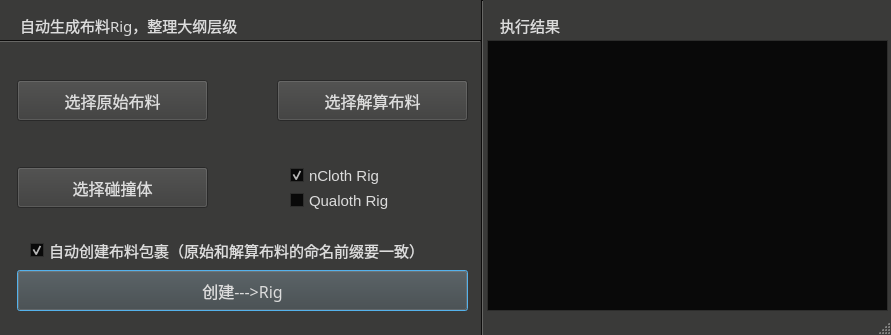
<?xml version="1.0" encoding="UTF-8"?>
<ui version="4.0">
 <class>clothRig_dlg</class>
 <widget class="QDialog" name="clothRig_dlg">
  <property name="windowModality">
   <enum>Qt::WindowModal</enum>
  </property>
  <property name="geometry">
   <rect>
    <x>0</x>
    <y>0</y>
    <width>891</width>
    <height>335</height>
   </rect>
  </property>
  <property name="minimumSize">
   <size>
    <width>891</width>
    <height>335</height>
   </size>
  </property>
  <property name="maximumSize">
   <size>
    <width>891</width>
    <height>335</height>
   </size>
  </property>
  <property name="palette">
   <palette>
    <active>
     <colorrole role="WindowText">
      <brush brushstyle="SolidPattern">
       <color alpha="255">
        <red>220</red>
        <green>220</green>
        <blue>220</blue>
       </color>
      </brush>
     </colorrole>
     <colorrole role="Button">
      <brush brushstyle="SolidPattern">
       <color alpha="255">
        <red>58</red>
        <green>58</green>
        <blue>57</blue>
       </color>
      </brush>
     </colorrole>
     <colorrole role="Light">
      <brush brushstyle="SolidPattern">
       <color alpha="255">
        <red>103</red>
        <green>103</green>
        <blue>101</blue>
       </color>
      </brush>
     </colorrole>
     <colorrole role="Midlight">
      <brush brushstyle="SolidPattern">
       <color alpha="255">
        <red>44</red>
        <green>43</green>
        <blue>42</blue>
       </color>
      </brush>
     </colorrole>
     <colorrole role="Dark">
      <brush brushstyle="SolidPattern">
       <color alpha="255">
        <red>13</red>
        <green>12</green>
        <blue>12</blue>
       </color>
      </brush>
     </colorrole>
     <colorrole role="Mid">
      <brush brushstyle="SolidPattern">
       <color alpha="255">
        <red>36</red>
        <green>35</green>
        <blue>35</blue>
       </color>
      </brush>
     </colorrole>
     <colorrole role="Text">
      <brush brushstyle="SolidPattern">
       <color alpha="255">
        <red>220</red>
        <green>220</green>
        <blue>220</blue>
       </color>
      </brush>
     </colorrole>
     <colorrole role="BrightText">
      <brush brushstyle="SolidPattern">
       <color alpha="255">
        <red>240</red>
        <green>240</green>
        <blue>240</blue>
       </color>
      </brush>
     </colorrole>
     <colorrole role="ButtonText">
      <brush brushstyle="SolidPattern">
       <color alpha="255">
        <red>220</red>
        <green>220</green>
        <blue>220</blue>
       </color>
      </brush>
     </colorrole>
     <colorrole role="Base">
      <brush brushstyle="SolidPattern">
       <color alpha="255">
        <red>9</red>
        <green>9</green>
        <blue>9</blue>
       </color>
      </brush>
     </colorrole>
     <colorrole role="Window">
      <brush brushstyle="SolidPattern">
       <color alpha="255">
        <red>58</red>
        <green>58</green>
        <blue>57</blue>
       </color>
      </brush>
     </colorrole>
     <colorrole role="Shadow">
      <brush brushstyle="SolidPattern">
       <color alpha="255">
        <red>33</red>
        <green>33</green>
        <blue>30</blue>
       </color>
      </brush>
     </colorrole>
     <colorrole role="Highlight">
      <brush brushstyle="SolidPattern">
       <color alpha="255">
        <red>50</red>
        <green>171</green>
        <blue>248</blue>
       </color>
      </brush>
     </colorrole>
     <colorrole role="HighlightedText">
      <brush brushstyle="SolidPattern">
       <color alpha="255">
        <red>255</red>
        <green>255</green>
        <blue>255</blue>
       </color>
      </brush>
     </colorrole>
     <colorrole role="AlternateBase">
      <brush brushstyle="SolidPattern">
       <color alpha="255">
        <red>0</red>
        <green>0</green>
        <blue>0</blue>
       </color>
      </brush>
     </colorrole>
     <colorrole role="NoRole">
      <brush brushstyle="SolidPattern">
       <color alpha="255">
        <red>0</red>
        <green>0</green>
        <blue>127</blue>
       </color>
      </brush>
     </colorrole>
     <colorrole role="ToolTipText">
      <brush brushstyle="SolidPattern">
       <color alpha="255">
        <red>220</red>
        <green>220</green>
        <blue>220</blue>
       </color>
      </brush>
     </colorrole>
    </active>
    <inactive>
     <colorrole role="WindowText">
      <brush brushstyle="SolidPattern">
       <color alpha="255">
        <red>220</red>
        <green>220</green>
        <blue>220</blue>
       </color>
      </brush>
     </colorrole>
     <colorrole role="Button">
      <brush brushstyle="SolidPattern">
       <color alpha="255">
        <red>58</red>
        <green>58</green>
        <blue>57</blue>
       </color>
      </brush>
     </colorrole>
     <colorrole role="Light">
      <brush brushstyle="SolidPattern">
       <color alpha="255">
        <red>103</red>
        <green>103</green>
        <blue>101</blue>
       </color>
      </brush>
     </colorrole>
     <colorrole role="Midlight">
      <brush brushstyle="SolidPattern">
       <color alpha="255">
        <red>44</red>
        <green>43</green>
        <blue>42</blue>
       </color>
      </brush>
     </colorrole>
     <colorrole role="Dark">
      <brush brushstyle="SolidPattern">
       <color alpha="255">
        <red>13</red>
        <green>12</green>
        <blue>12</blue>
       </color>
      </brush>
     </colorrole>
     <colorrole role="Mid">
      <brush brushstyle="SolidPattern">
       <color alpha="255">
        <red>36</red>
        <green>35</green>
        <blue>35</blue>
       </color>
      </brush>
     </colorrole>
     <colorrole role="Text">
      <brush brushstyle="SolidPattern">
       <color alpha="255">
        <red>220</red>
        <green>220</green>
        <blue>220</blue>
       </color>
      </brush>
     </colorrole>
     <colorrole role="BrightText">
      <brush brushstyle="SolidPattern">
       <color alpha="255">
        <red>240</red>
        <green>240</green>
        <blue>240</blue>
       </color>
      </brush>
     </colorrole>
     <colorrole role="ButtonText">
      <brush brushstyle="SolidPattern">
       <color alpha="255">
        <red>220</red>
        <green>220</green>
        <blue>220</blue>
       </color>
      </brush>
     </colorrole>
     <colorrole role="Base">
      <brush brushstyle="SolidPattern">
       <color alpha="255">
        <red>9</red>
        <green>9</green>
        <blue>9</blue>
       </color>
      </brush>
     </colorrole>
     <colorrole role="Window">
      <brush brushstyle="SolidPattern">
       <color alpha="255">
        <red>58</red>
        <green>58</green>
        <blue>57</blue>
       </color>
      </brush>
     </colorrole>
     <colorrole role="Shadow">
      <brush brushstyle="SolidPattern">
       <color alpha="255">
        <red>33</red>
        <green>33</green>
        <blue>30</blue>
       </color>
      </brush>
     </colorrole>
     <colorrole role="Highlight">
      <brush brushstyle="SolidPattern">
       <color alpha="255">
        <red>50</red>
        <green>171</green>
        <blue>248</blue>
       </color>
      </brush>
     </colorrole>
     <colorrole role="HighlightedText">
      <brush brushstyle="SolidPattern">
       <color alpha="255">
        <red>255</red>
        <green>255</green>
        <blue>255</blue>
       </color>
      </brush>
     </colorrole>
     <colorrole role="AlternateBase">
      <brush brushstyle="SolidPattern">
       <color alpha="255">
        <red>0</red>
        <green>0</green>
        <blue>0</blue>
       </color>
      </brush>
     </colorrole>
     <colorrole role="NoRole">
      <brush brushstyle="SolidPattern">
       <color alpha="255">
        <red>0</red>
        <green>0</green>
        <blue>127</blue>
       </color>
      </brush>
     </colorrole>
     <colorrole role="ToolTipText">
      <brush brushstyle="SolidPattern">
       <color alpha="255">
        <red>220</red>
        <green>220</green>
        <blue>220</blue>
       </color>
      </brush>
     </colorrole>
    </inactive>
    <disabled>
     <colorrole role="WindowText">
      <brush brushstyle="SolidPattern">
       <color alpha="255">
        <red>13</red>
        <green>12</green>
        <blue>12</blue>
       </color>
      </brush>
     </colorrole>
     <colorrole role="Button">
      <brush brushstyle="SolidPattern">
       <color alpha="255">
        <red>58</red>
        <green>58</green>
        <blue>57</blue>
       </color>
      </brush>
     </colorrole>
     <colorrole role="Light">
      <brush brushstyle="SolidPattern">
       <color alpha="255">
        <red>103</red>
        <green>103</green>
        <blue>101</blue>
       </color>
      </brush>
     </colorrole>
     <colorrole role="Midlight">
      <brush brushstyle="SolidPattern">
       <color alpha="255">
        <red>44</red>
        <green>43</green>
        <blue>42</blue>
       </color>
      </brush>
     </colorrole>
     <colorrole role="Dark">
      <brush brushstyle="SolidPattern">
       <color alpha="255">
        <red>13</red>
        <green>12</green>
        <blue>12</blue>
       </color>
      </brush>
     </colorrole>
     <colorrole role="Mid">
      <brush brushstyle="SolidPattern">
       <color alpha="255">
        <red>36</red>
        <green>35</green>
        <blue>35</blue>
       </color>
      </brush>
     </colorrole>
     <colorrole role="Text">
      <brush brushstyle="SolidPattern">
       <color alpha="255">
        <red>13</red>
        <green>12</green>
        <blue>12</blue>
       </color>
      </brush>
     </colorrole>
     <colorrole role="BrightText">
      <brush brushstyle="SolidPattern">
       <color alpha="255">
        <red>240</red>
        <green>240</green>
        <blue>240</blue>
       </color>
      </brush>
     </colorrole>
     <colorrole role="ButtonText">
      <brush brushstyle="SolidPattern">
       <color alpha="255">
        <red>13</red>
        <green>12</green>
        <blue>12</blue>
       </color>
      </brush>
     </colorrole>
     <colorrole role="Base">
      <brush brushstyle="SolidPattern">
       <color alpha="255">
        <red>58</red>
        <green>58</green>
        <blue>57</blue>
       </color>
      </brush>
     </colorrole>
     <colorrole role="Window">
      <brush brushstyle="SolidPattern">
       <color alpha="255">
        <red>58</red>
        <green>58</green>
        <blue>57</blue>
       </color>
      </brush>
     </colorrole>
     <colorrole role="Shadow">
      <brush brushstyle="SolidPattern">
       <color alpha="255">
        <red>33</red>
        <green>33</green>
        <blue>30</blue>
       </color>
      </brush>
     </colorrole>
     <colorrole role="Highlight">
      <brush brushstyle="SolidPattern">
       <color alpha="255">
        <red>217</red>
        <green>217</green>
        <blue>217</blue>
       </color>
      </brush>
     </colorrole>
     <colorrole role="HighlightedText">
      <brush brushstyle="SolidPattern">
       <color alpha="255">
        <red>255</red>
        <green>255</green>
        <blue>255</blue>
       </color>
      </brush>
     </colorrole>
     <colorrole role="AlternateBase">
      <brush brushstyle="SolidPattern">
       <color alpha="255">
        <red>0</red>
        <green>0</green>
        <blue>0</blue>
       </color>
      </brush>
     </colorrole>
     <colorrole role="NoRole">
      <brush brushstyle="SolidPattern">
       <color alpha="255">
        <red>0</red>
        <green>0</green>
        <blue>127</blue>
       </color>
      </brush>
     </colorrole>
     <colorrole role="ToolTipText">
      <brush brushstyle="SolidPattern">
       <color alpha="255">
        <red>220</red>
        <green>220</green>
        <blue>220</blue>
       </color>
      </brush>
     </colorrole>
    </disabled>
   </palette>
  </property>
  <property name="font">
   <font>
    <family>Sans Serif</family>
    <pointsize>11</pointsize>
   </font>
  </property>
  <property name="acceptDrops">
   <bool>true</bool>
  </property>
  <property name="windowTitle">
   <string>自动布料Rig</string>
  </property>
  <property name="sizeGripEnabled">
   <bool>true</bool>
  </property>
  <property name="modal">
   <bool>false</bool>
  </property>
  <widget class="QPushButton" name="createRig_btn">
   <property name="geometry">
    <rect>
     <x>17</x>
     <y>270</y>
     <width>451</width>
     <height>41</height>
    </rect>
   </property>
   <property name="palette">
    <palette>
     <active>
      <colorrole role="WindowText">
       <brush brushstyle="SolidPattern">
        <color alpha="255">
         <red>59</red>
         <green>59</green>
         <blue>59</blue>
        </color>
       </brush>
      </colorrole>
      <colorrole role="Text">
       <brush brushstyle="SolidPattern">
        <color alpha="255">
         <red>220</red>
         <green>220</green>
         <blue>220</blue>
        </color>
       </brush>
      </colorrole>
      <colorrole role="BrightText">
       <brush brushstyle="SolidPattern">
        <color alpha="255">
         <red>0</red>
         <green>255</green>
         <blue>0</blue>
        </color>
       </brush>
      </colorrole>
      <colorrole role="ButtonText">
       <brush brushstyle="SolidPattern">
        <color alpha="255">
         <red>220</red>
         <green>220</green>
         <blue>220</blue>
        </color>
       </brush>
      </colorrole>
      <colorrole role="Base">
       <brush brushstyle="SolidPattern">
        <color alpha="255">
         <red>0</red>
         <green>0</green>
         <blue>0</blue>
        </color>
       </brush>
      </colorrole>
      <colorrole role="HighlightedText">
       <brush brushstyle="SolidPattern">
        <color alpha="255">
         <red>0</red>
         <green>255</green>
         <blue>0</blue>
        </color>
       </brush>
      </colorrole>
      <colorrole role="ToolTipBase">
       <brush brushstyle="SolidPattern">
        <color alpha="255">
         <red>0</red>
         <green>255</green>
         <blue>0</blue>
        </color>
       </brush>
      </colorrole>
      <colorrole role="ToolTipText">
       <brush brushstyle="SolidPattern">
        <color alpha="255">
         <red>0</red>
         <green>255</green>
         <blue>0</blue>
        </color>
       </brush>
      </colorrole>
     </active>
     <inactive>
      <colorrole role="WindowText">
       <brush brushstyle="SolidPattern">
        <color alpha="255">
         <red>59</red>
         <green>59</green>
         <blue>59</blue>
        </color>
       </brush>
      </colorrole>
      <colorrole role="Text">
       <brush brushstyle="SolidPattern">
        <color alpha="255">
         <red>220</red>
         <green>220</green>
         <blue>220</blue>
        </color>
       </brush>
      </colorrole>
      <colorrole role="BrightText">
       <brush brushstyle="SolidPattern">
        <color alpha="255">
         <red>0</red>
         <green>255</green>
         <blue>0</blue>
        </color>
       </brush>
      </colorrole>
      <colorrole role="ButtonText">
       <brush brushstyle="SolidPattern">
        <color alpha="255">
         <red>220</red>
         <green>220</green>
         <blue>220</blue>
        </color>
       </brush>
      </colorrole>
      <colorrole role="Base">
       <brush brushstyle="SolidPattern">
        <color alpha="255">
         <red>0</red>
         <green>0</green>
         <blue>0</blue>
        </color>
       </brush>
      </colorrole>
      <colorrole role="HighlightedText">
       <brush brushstyle="SolidPattern">
        <color alpha="255">
         <red>0</red>
         <green>255</green>
         <blue>0</blue>
        </color>
       </brush>
      </colorrole>
      <colorrole role="ToolTipBase">
       <brush brushstyle="SolidPattern">
        <color alpha="255">
         <red>0</red>
         <green>255</green>
         <blue>0</blue>
        </color>
       </brush>
      </colorrole>
      <colorrole role="ToolTipText">
       <brush brushstyle="SolidPattern">
        <color alpha="255">
         <red>0</red>
         <green>255</green>
         <blue>0</blue>
        </color>
       </brush>
      </colorrole>
     </inactive>
     <disabled>
      <colorrole role="WindowText">
       <brush brushstyle="SolidPattern">
        <color alpha="255">
         <red>13</red>
         <green>12</green>
         <blue>12</blue>
        </color>
       </brush>
      </colorrole>
      <colorrole role="Text">
       <brush brushstyle="SolidPattern">
        <color alpha="255">
         <red>13</red>
         <green>12</green>
         <blue>12</blue>
        </color>
       </brush>
      </colorrole>
      <colorrole role="BrightText">
       <brush brushstyle="SolidPattern">
        <color alpha="255">
         <red>0</red>
         <green>255</green>
         <blue>0</blue>
        </color>
       </brush>
      </colorrole>
      <colorrole role="ButtonText">
       <brush brushstyle="SolidPattern">
        <color alpha="255">
         <red>13</red>
         <green>12</green>
         <blue>12</blue>
        </color>
       </brush>
      </colorrole>
      <colorrole role="Base">
       <brush brushstyle="SolidPattern">
        <color alpha="255">
         <red>58</red>
         <green>58</green>
         <blue>57</blue>
        </color>
       </brush>
      </colorrole>
      <colorrole role="HighlightedText">
       <brush brushstyle="SolidPattern">
        <color alpha="255">
         <red>0</red>
         <green>255</green>
         <blue>0</blue>
        </color>
       </brush>
      </colorrole>
      <colorrole role="ToolTipBase">
       <brush brushstyle="SolidPattern">
        <color alpha="255">
         <red>0</red>
         <green>255</green>
         <blue>0</blue>
        </color>
       </brush>
      </colorrole>
      <colorrole role="ToolTipText">
       <brush brushstyle="SolidPattern">
        <color alpha="255">
         <red>0</red>
         <green>255</green>
         <blue>0</blue>
        </color>
       </brush>
      </colorrole>
     </disabled>
    </palette>
   </property>
   <property name="font">
    <font>
     <family>微软雅黑</family>
     <pointsize>12</pointsize>
    </font>
   </property>
   <property name="text">
    <string>创建---&gt;Rig</string>
   </property>
  </widget>
  <widget class="QLabel" name="noteLabel">
   <property name="geometry">
    <rect>
     <x>20</x>
     <y>10</y>
     <width>271</width>
     <height>31</height>
    </rect>
   </property>
   <property name="font">
    <font>
     <family>微软雅黑</family>
     <pointsize>11</pointsize>
    </font>
   </property>
   <property name="text">
    <string>自动生成布料Rig，整理大纲层级</string>
   </property>
  </widget>
  <widget class="QPushButton" name="oriCloth_btn">
   <property name="geometry">
    <rect>
     <x>17</x>
     <y>80</y>
     <width>191</width>
     <height>41</height>
    </rect>
   </property>
   <property name="palette">
    <palette>
     <active>
      <colorrole role="WindowText">
       <brush brushstyle="SolidPattern">
        <color alpha="255">
         <red>220</red>
         <green>220</green>
         <blue>220</blue>
        </color>
       </brush>
      </colorrole>
      <colorrole role="Text">
       <brush brushstyle="SolidPattern">
        <color alpha="255">
         <red>220</red>
         <green>220</green>
         <blue>220</blue>
        </color>
       </brush>
      </colorrole>
      <colorrole role="BrightText">
       <brush brushstyle="SolidPattern">
        <color alpha="255">
         <red>0</red>
         <green>255</green>
         <blue>0</blue>
        </color>
       </brush>
      </colorrole>
      <colorrole role="ButtonText">
       <brush brushstyle="SolidPattern">
        <color alpha="255">
         <red>220</red>
         <green>220</green>
         <blue>220</blue>
        </color>
       </brush>
      </colorrole>
      <colorrole role="Base">
       <brush brushstyle="SolidPattern">
        <color alpha="255">
         <red>0</red>
         <green>0</green>
         <blue>0</blue>
        </color>
       </brush>
      </colorrole>
      <colorrole role="HighlightedText">
       <brush brushstyle="SolidPattern">
        <color alpha="255">
         <red>0</red>
         <green>255</green>
         <blue>0</blue>
        </color>
       </brush>
      </colorrole>
      <colorrole role="ToolTipBase">
       <brush brushstyle="SolidPattern">
        <color alpha="255">
         <red>0</red>
         <green>255</green>
         <blue>0</blue>
        </color>
       </brush>
      </colorrole>
      <colorrole role="ToolTipText">
       <brush brushstyle="SolidPattern">
        <color alpha="255">
         <red>0</red>
         <green>255</green>
         <blue>0</blue>
        </color>
       </brush>
      </colorrole>
     </active>
     <inactive>
      <colorrole role="WindowText">
       <brush brushstyle="SolidPattern">
        <color alpha="255">
         <red>220</red>
         <green>220</green>
         <blue>220</blue>
        </color>
       </brush>
      </colorrole>
      <colorrole role="Text">
       <brush brushstyle="SolidPattern">
        <color alpha="255">
         <red>220</red>
         <green>220</green>
         <blue>220</blue>
        </color>
       </brush>
      </colorrole>
      <colorrole role="BrightText">
       <brush brushstyle="SolidPattern">
        <color alpha="255">
         <red>0</red>
         <green>255</green>
         <blue>0</blue>
        </color>
       </brush>
      </colorrole>
      <colorrole role="ButtonText">
       <brush brushstyle="SolidPattern">
        <color alpha="255">
         <red>220</red>
         <green>220</green>
         <blue>220</blue>
        </color>
       </brush>
      </colorrole>
      <colorrole role="Base">
       <brush brushstyle="SolidPattern">
        <color alpha="255">
         <red>0</red>
         <green>0</green>
         <blue>0</blue>
        </color>
       </brush>
      </colorrole>
      <colorrole role="HighlightedText">
       <brush brushstyle="SolidPattern">
        <color alpha="255">
         <red>0</red>
         <green>255</green>
         <blue>0</blue>
        </color>
       </brush>
      </colorrole>
      <colorrole role="ToolTipBase">
       <brush brushstyle="SolidPattern">
        <color alpha="255">
         <red>0</red>
         <green>255</green>
         <blue>0</blue>
        </color>
       </brush>
      </colorrole>
      <colorrole role="ToolTipText">
       <brush brushstyle="SolidPattern">
        <color alpha="255">
         <red>0</red>
         <green>255</green>
         <blue>0</blue>
        </color>
       </brush>
      </colorrole>
     </inactive>
     <disabled>
      <colorrole role="WindowText">
       <brush brushstyle="SolidPattern">
        <color alpha="255">
         <red>13</red>
         <green>12</green>
         <blue>12</blue>
        </color>
       </brush>
      </colorrole>
      <colorrole role="Text">
       <brush brushstyle="SolidPattern">
        <color alpha="255">
         <red>13</red>
         <green>12</green>
         <blue>12</blue>
        </color>
       </brush>
      </colorrole>
      <colorrole role="BrightText">
       <brush brushstyle="SolidPattern">
        <color alpha="255">
         <red>0</red>
         <green>255</green>
         <blue>0</blue>
        </color>
       </brush>
      </colorrole>
      <colorrole role="ButtonText">
       <brush brushstyle="SolidPattern">
        <color alpha="255">
         <red>13</red>
         <green>12</green>
         <blue>12</blue>
        </color>
       </brush>
      </colorrole>
      <colorrole role="Base">
       <brush brushstyle="SolidPattern">
        <color alpha="255">
         <red>58</red>
         <green>58</green>
         <blue>57</blue>
        </color>
       </brush>
      </colorrole>
      <colorrole role="HighlightedText">
       <brush brushstyle="SolidPattern">
        <color alpha="255">
         <red>0</red>
         <green>255</green>
         <blue>0</blue>
        </color>
       </brush>
      </colorrole>
      <colorrole role="ToolTipBase">
       <brush brushstyle="SolidPattern">
        <color alpha="255">
         <red>0</red>
         <green>255</green>
         <blue>0</blue>
        </color>
       </brush>
      </colorrole>
      <colorrole role="ToolTipText">
       <brush brushstyle="SolidPattern">
        <color alpha="255">
         <red>0</red>
         <green>255</green>
         <blue>0</blue>
        </color>
       </brush>
      </colorrole>
     </disabled>
    </palette>
   </property>
   <property name="font">
    <font>
     <family>微软雅黑</family>
     <pointsize>12</pointsize>
    </font>
   </property>
   <property name="text">
    <string>选择原始布料</string>
   </property>
  </widget>
  <widget class="QPushButton" name="simCloth_btn">
   <property name="geometry">
    <rect>
     <x>277</x>
     <y>80</y>
     <width>191</width>
     <height>41</height>
    </rect>
   </property>
   <property name="palette">
    <palette>
     <active>
      <colorrole role="WindowText">
       <brush brushstyle="SolidPattern">
        <color alpha="255">
         <red>59</red>
         <green>59</green>
         <blue>59</blue>
        </color>
       </brush>
      </colorrole>
      <colorrole role="Text">
       <brush brushstyle="SolidPattern">
        <color alpha="255">
         <red>220</red>
         <green>220</green>
         <blue>220</blue>
        </color>
       </brush>
      </colorrole>
      <colorrole role="BrightText">
       <brush brushstyle="SolidPattern">
        <color alpha="255">
         <red>0</red>
         <green>255</green>
         <blue>0</blue>
        </color>
       </brush>
      </colorrole>
      <colorrole role="ButtonText">
       <brush brushstyle="SolidPattern">
        <color alpha="255">
         <red>220</red>
         <green>220</green>
         <blue>220</blue>
        </color>
       </brush>
      </colorrole>
      <colorrole role="Base">
       <brush brushstyle="SolidPattern">
        <color alpha="255">
         <red>0</red>
         <green>0</green>
         <blue>0</blue>
        </color>
       </brush>
      </colorrole>
      <colorrole role="HighlightedText">
       <brush brushstyle="SolidPattern">
        <color alpha="255">
         <red>0</red>
         <green>255</green>
         <blue>0</blue>
        </color>
       </brush>
      </colorrole>
      <colorrole role="ToolTipBase">
       <brush brushstyle="SolidPattern">
        <color alpha="255">
         <red>0</red>
         <green>255</green>
         <blue>0</blue>
        </color>
       </brush>
      </colorrole>
      <colorrole role="ToolTipText">
       <brush brushstyle="SolidPattern">
        <color alpha="255">
         <red>0</red>
         <green>255</green>
         <blue>0</blue>
        </color>
       </brush>
      </colorrole>
     </active>
     <inactive>
      <colorrole role="WindowText">
       <brush brushstyle="SolidPattern">
        <color alpha="255">
         <red>59</red>
         <green>59</green>
         <blue>59</blue>
        </color>
       </brush>
      </colorrole>
      <colorrole role="Text">
       <brush brushstyle="SolidPattern">
        <color alpha="255">
         <red>220</red>
         <green>220</green>
         <blue>220</blue>
        </color>
       </brush>
      </colorrole>
      <colorrole role="BrightText">
       <brush brushstyle="SolidPattern">
        <color alpha="255">
         <red>0</red>
         <green>255</green>
         <blue>0</blue>
        </color>
       </brush>
      </colorrole>
      <colorrole role="ButtonText">
       <brush brushstyle="SolidPattern">
        <color alpha="255">
         <red>220</red>
         <green>220</green>
         <blue>220</blue>
        </color>
       </brush>
      </colorrole>
      <colorrole role="Base">
       <brush brushstyle="SolidPattern">
        <color alpha="255">
         <red>0</red>
         <green>0</green>
         <blue>0</blue>
        </color>
       </brush>
      </colorrole>
      <colorrole role="HighlightedText">
       <brush brushstyle="SolidPattern">
        <color alpha="255">
         <red>0</red>
         <green>255</green>
         <blue>0</blue>
        </color>
       </brush>
      </colorrole>
      <colorrole role="ToolTipBase">
       <brush brushstyle="SolidPattern">
        <color alpha="255">
         <red>0</red>
         <green>255</green>
         <blue>0</blue>
        </color>
       </brush>
      </colorrole>
      <colorrole role="ToolTipText">
       <brush brushstyle="SolidPattern">
        <color alpha="255">
         <red>0</red>
         <green>255</green>
         <blue>0</blue>
        </color>
       </brush>
      </colorrole>
     </inactive>
     <disabled>
      <colorrole role="WindowText">
       <brush brushstyle="SolidPattern">
        <color alpha="255">
         <red>13</red>
         <green>12</green>
         <blue>12</blue>
        </color>
       </brush>
      </colorrole>
      <colorrole role="Text">
       <brush brushstyle="SolidPattern">
        <color alpha="255">
         <red>13</red>
         <green>12</green>
         <blue>12</blue>
        </color>
       </brush>
      </colorrole>
      <colorrole role="BrightText">
       <brush brushstyle="SolidPattern">
        <color alpha="255">
         <red>0</red>
         <green>255</green>
         <blue>0</blue>
        </color>
       </brush>
      </colorrole>
      <colorrole role="ButtonText">
       <brush brushstyle="SolidPattern">
        <color alpha="255">
         <red>13</red>
         <green>12</green>
         <blue>12</blue>
        </color>
       </brush>
      </colorrole>
      <colorrole role="Base">
       <brush brushstyle="SolidPattern">
        <color alpha="255">
         <red>58</red>
         <green>58</green>
         <blue>57</blue>
        </color>
       </brush>
      </colorrole>
      <colorrole role="HighlightedText">
       <brush brushstyle="SolidPattern">
        <color alpha="255">
         <red>0</red>
         <green>255</green>
         <blue>0</blue>
        </color>
       </brush>
      </colorrole>
      <colorrole role="ToolTipBase">
       <brush brushstyle="SolidPattern">
        <color alpha="255">
         <red>0</red>
         <green>255</green>
         <blue>0</blue>
        </color>
       </brush>
      </colorrole>
      <colorrole role="ToolTipText">
       <brush brushstyle="SolidPattern">
        <color alpha="255">
         <red>0</red>
         <green>255</green>
         <blue>0</blue>
        </color>
       </brush>
      </colorrole>
     </disabled>
    </palette>
   </property>
   <property name="font">
    <font>
     <family>微软雅黑</family>
     <pointsize>12</pointsize>
    </font>
   </property>
   <property name="text">
    <string>选择解算布料</string>
   </property>
  </widget>
  <widget class="QPushButton" name="colCloth_btn">
   <property name="geometry">
    <rect>
     <x>17</x>
     <y>167</y>
     <width>191</width>
     <height>41</height>
    </rect>
   </property>
   <property name="palette">
    <palette>
     <active>
      <colorrole role="WindowText">
       <brush brushstyle="SolidPattern">
        <color alpha="255">
         <red>59</red>
         <green>59</green>
         <blue>59</blue>
        </color>
       </brush>
      </colorrole>
      <colorrole role="Text">
       <brush brushstyle="SolidPattern">
        <color alpha="255">
         <red>220</red>
         <green>220</green>
         <blue>220</blue>
        </color>
       </brush>
      </colorrole>
      <colorrole role="BrightText">
       <brush brushstyle="SolidPattern">
        <color alpha="255">
         <red>0</red>
         <green>255</green>
         <blue>0</blue>
        </color>
       </brush>
      </colorrole>
      <colorrole role="ButtonText">
       <brush brushstyle="SolidPattern">
        <color alpha="255">
         <red>220</red>
         <green>220</green>
         <blue>220</blue>
        </color>
       </brush>
      </colorrole>
      <colorrole role="Base">
       <brush brushstyle="SolidPattern">
        <color alpha="255">
         <red>0</red>
         <green>0</green>
         <blue>0</blue>
        </color>
       </brush>
      </colorrole>
      <colorrole role="HighlightedText">
       <brush brushstyle="SolidPattern">
        <color alpha="255">
         <red>0</red>
         <green>255</green>
         <blue>0</blue>
        </color>
       </brush>
      </colorrole>
      <colorrole role="ToolTipBase">
       <brush brushstyle="SolidPattern">
        <color alpha="255">
         <red>0</red>
         <green>255</green>
         <blue>0</blue>
        </color>
       </brush>
      </colorrole>
      <colorrole role="ToolTipText">
       <brush brushstyle="SolidPattern">
        <color alpha="255">
         <red>0</red>
         <green>255</green>
         <blue>0</blue>
        </color>
       </brush>
      </colorrole>
     </active>
     <inactive>
      <colorrole role="WindowText">
       <brush brushstyle="SolidPattern">
        <color alpha="255">
         <red>59</red>
         <green>59</green>
         <blue>59</blue>
        </color>
       </brush>
      </colorrole>
      <colorrole role="Text">
       <brush brushstyle="SolidPattern">
        <color alpha="255">
         <red>220</red>
         <green>220</green>
         <blue>220</blue>
        </color>
       </brush>
      </colorrole>
      <colorrole role="BrightText">
       <brush brushstyle="SolidPattern">
        <color alpha="255">
         <red>0</red>
         <green>255</green>
         <blue>0</blue>
        </color>
       </brush>
      </colorrole>
      <colorrole role="ButtonText">
       <brush brushstyle="SolidPattern">
        <color alpha="255">
         <red>220</red>
         <green>220</green>
         <blue>220</blue>
        </color>
       </brush>
      </colorrole>
      <colorrole role="Base">
       <brush brushstyle="SolidPattern">
        <color alpha="255">
         <red>0</red>
         <green>0</green>
         <blue>0</blue>
        </color>
       </brush>
      </colorrole>
      <colorrole role="HighlightedText">
       <brush brushstyle="SolidPattern">
        <color alpha="255">
         <red>0</red>
         <green>255</green>
         <blue>0</blue>
        </color>
       </brush>
      </colorrole>
      <colorrole role="ToolTipBase">
       <brush brushstyle="SolidPattern">
        <color alpha="255">
         <red>0</red>
         <green>255</green>
         <blue>0</blue>
        </color>
       </brush>
      </colorrole>
      <colorrole role="ToolTipText">
       <brush brushstyle="SolidPattern">
        <color alpha="255">
         <red>0</red>
         <green>255</green>
         <blue>0</blue>
        </color>
       </brush>
      </colorrole>
     </inactive>
     <disabled>
      <colorrole role="WindowText">
       <brush brushstyle="SolidPattern">
        <color alpha="255">
         <red>13</red>
         <green>12</green>
         <blue>12</blue>
        </color>
       </brush>
      </colorrole>
      <colorrole role="Text">
       <brush brushstyle="SolidPattern">
        <color alpha="255">
         <red>13</red>
         <green>12</green>
         <blue>12</blue>
        </color>
       </brush>
      </colorrole>
      <colorrole role="BrightText">
       <brush brushstyle="SolidPattern">
        <color alpha="255">
         <red>0</red>
         <green>255</green>
         <blue>0</blue>
        </color>
       </brush>
      </colorrole>
      <colorrole role="ButtonText">
       <brush brushstyle="SolidPattern">
        <color alpha="255">
         <red>13</red>
         <green>12</green>
         <blue>12</blue>
        </color>
       </brush>
      </colorrole>
      <colorrole role="Base">
       <brush brushstyle="SolidPattern">
        <color alpha="255">
         <red>58</red>
         <green>58</green>
         <blue>57</blue>
        </color>
       </brush>
      </colorrole>
      <colorrole role="HighlightedText">
       <brush brushstyle="SolidPattern">
        <color alpha="255">
         <red>0</red>
         <green>255</green>
         <blue>0</blue>
        </color>
       </brush>
      </colorrole>
      <colorrole role="ToolTipBase">
       <brush brushstyle="SolidPattern">
        <color alpha="255">
         <red>0</red>
         <green>255</green>
         <blue>0</blue>
        </color>
       </brush>
      </colorrole>
      <colorrole role="ToolTipText">
       <brush brushstyle="SolidPattern">
        <color alpha="255">
         <red>0</red>
         <green>255</green>
         <blue>0</blue>
        </color>
       </brush>
      </colorrole>
     </disabled>
    </palette>
   </property>
   <property name="font">
    <font>
     <family>微软雅黑</family>
     <pointsize>12</pointsize>
    </font>
   </property>
   <property name="text">
    <string>选择碰撞体</string>
   </property>
  </widget>
  <widget class="QCheckBox" name="ncloth_chb">
   <property name="geometry">
    <rect>
     <x>290</x>
     <y>165</y>
     <width>181</width>
     <height>21</height>
    </rect>
   </property>
   <property name="font">
    <font>
     <family>Arial</family>
     <pointsize>11</pointsize>
    </font>
   </property>
   <property name="text">
    <string>nCloth Rig</string>
   </property>
   <property name="checked">
    <bool>true</bool>
   </property>
  </widget>
  <widget class="QCheckBox" name="qualoth_chb">
   <property name="geometry">
    <rect>
     <x>290</x>
     <y>190</y>
     <width>181</width>
     <height>21</height>
    </rect>
   </property>
   <property name="font">
    <font>
     <family>Arial</family>
     <pointsize>11</pointsize>
     <weight>50</weight>
     <bold>false</bold>
    </font>
   </property>
   <property name="text">
    <string>Qualoth Rig</string>
   </property>
   <property name="checked">
    <bool>false</bool>
   </property>
  </widget>
  <widget class="QCheckBox" name="autoBind_chb">
   <property name="geometry">
    <rect>
     <x>30</x>
     <y>240</y>
     <width>421</width>
     <height>21</height>
    </rect>
   </property>
   <property name="font">
    <font>
     <family>Arial</family>
     <pointsize>11</pointsize>
     <weight>50</weight>
     <bold>false</bold>
    </font>
   </property>
   <property name="text">
    <string>自动创建布料包裹（原始和解算布料的命名前缀要一致）</string>
   </property>
   <property name="checked">
    <bool>true</bool>
   </property>
  </widget>
  <widget class="QPlainTextEdit" name="outMessage_plt">
   <property name="geometry">
    <rect>
     <x>487</x>
     <y>40</y>
     <width>401</width>
     <height>271</height>
    </rect>
   </property>
   <property name="font">
    <font>
     <family>微软雅黑</family>
     <pointsize>9</pointsize>
    </font>
   </property>
  </widget>
  <widget class="Line" name="line">
   <property name="geometry">
    <rect>
     <x>472</x>
     <y>0</y>
     <width>20</width>
     <height>341</height>
    </rect>
   </property>
   <property name="orientation">
    <enum>Qt::Vertical</enum>
   </property>
  </widget>
  <widget class="QLabel" name="noteLabel_2">
   <property name="geometry">
    <rect>
     <x>500</x>
     <y>10</y>
     <width>271</width>
     <height>31</height>
    </rect>
   </property>
   <property name="font">
    <font>
     <family>微软雅黑</family>
     <pointsize>11</pointsize>
    </font>
   </property>
   <property name="text">
    <string>执行结果</string>
   </property>
  </widget>
  <widget class="Line" name="line_2">
   <property name="geometry">
    <rect>
     <x>0</x>
     <y>31</y>
     <width>481</width>
     <height>20</height>
    </rect>
   </property>
   <property name="orientation">
    <enum>Qt::Horizontal</enum>
   </property>
  </widget>
 </widget>
 <resources/>
 <connections/>
</ui>
